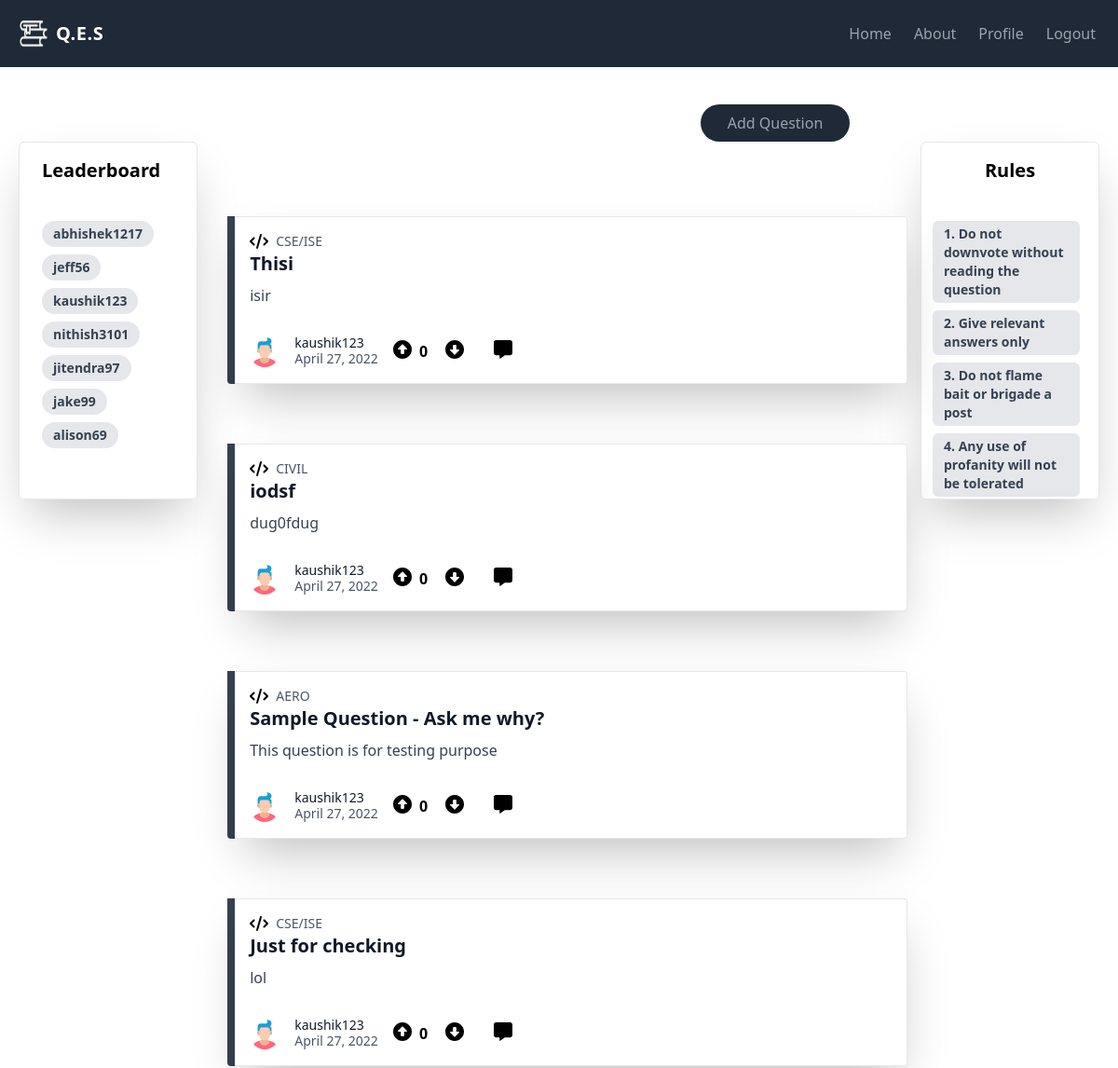
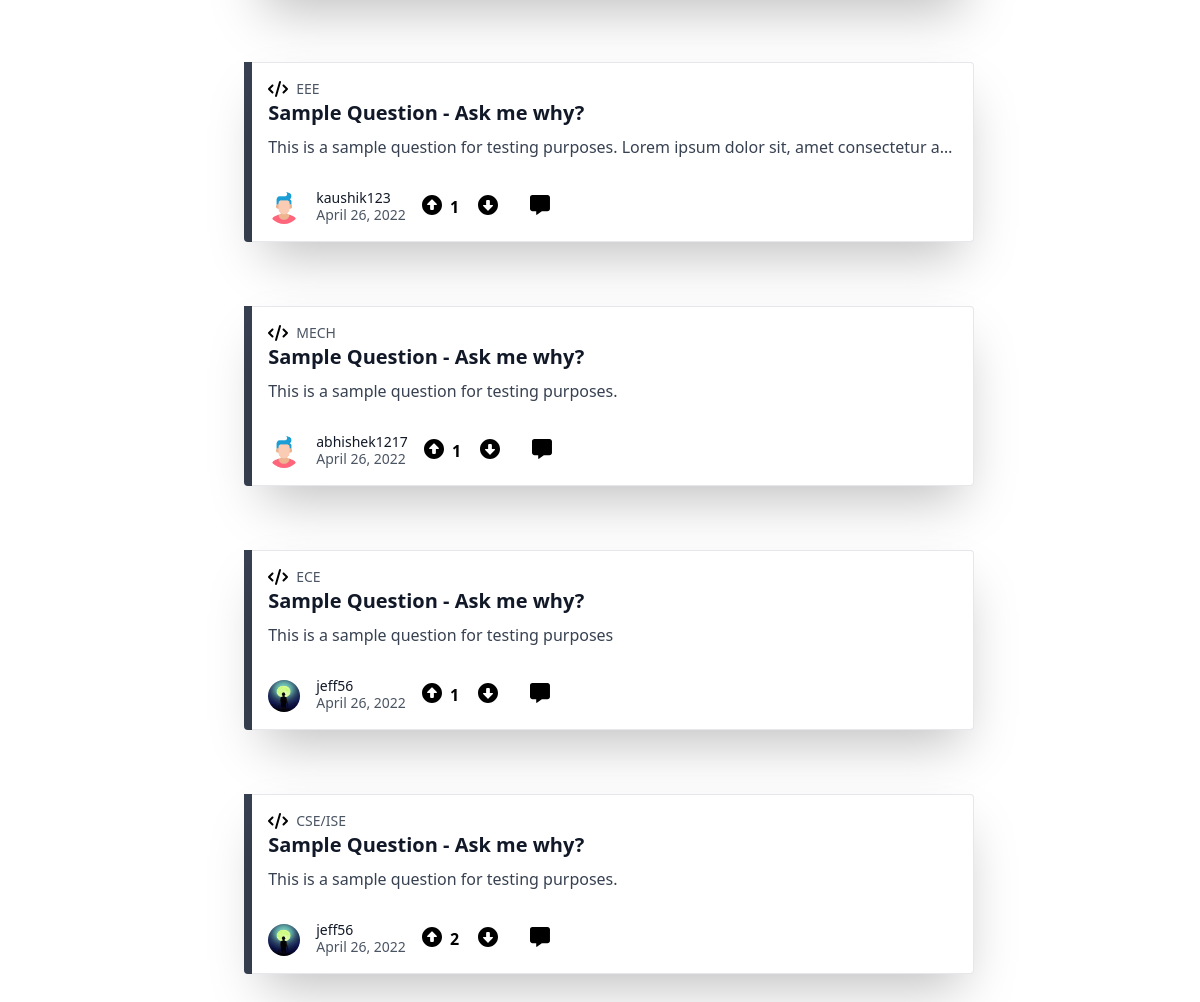
Screenshot of / (signed in) with the database file from the repository (2 pictures, top to bottom).
### users/models.py (models this page shows, shortened)
class Profile(models.Model):
    user = models.OneToOneField(User, on_delete=models.CASCADE)
    gender = models.CharField(max_length=20)
    age = models.IntegerField(null=True)
    reputation = models.IntegerField(blank=True,null=True)
    phone = models.CharField(max_length=10)
    profile_pic = models.ImageField(default='default.png',upload_to='profile_pics')

### QES/models.py (models this page shows, shortened)
class Questions(models.Model):
    title = models.TextField()
    content = models.TextField()
    category = models.CharField(max_length=255,choices=categories,default='CSE/ISE')
    upvotes = models.ManyToManyField(User,related_name="upvotes")
    downvoted = models.CharField(max_length=6,default='False')
    totalvotes = models.SmallIntegerField(default=0)
    date_posted = models.DateTimeField(auto_now_add=True)
    author = models.ForeignKey(User, on_delete=models.CASCADE)

### QES/views.py (the view)
# urls.py: path('',QuestionsListView.as_view(),name="home"),
class QuestionsListView(ListView):
    model = Questions
    template_name = 'home.html' # <app>/<model>_<viewtype>.html
    context_object_name = "questions"
    ordering = ['-date_posted']
    def get_context_data(self, **kwargs):
        context = super(QuestionsListView, self).get_context_data()
        context['profiles'] = Profile.objects.all().order_by('-reputation')[:7]
        return context

### templates/home.html (shortened to what this page needs)
{% extends 'base.html' %}
{% block content %}
<main>
    <button type="button"  onclick="location.href='{% url 'add-question' %}'" class="transition ease-in-out delay-150 bg-gray-800 hover:-translate-y-1 hover:scale-110 hover:bg-gray-700 text-gray-400 duration-300 w-40 h-10 float-right rounded-full text-center mr-72 mb-2 -mt-10">Add Question</button>
    <div
        class="max-w-sm rounded-md overflow-hidden h-96 w-48 mt-20 mx-5 border-r border-b border-l border-t border-gray-200 shadow-2xl">
        <div class="px-6 py-4">
            <div class="font-bold text-xl mb-2">Leaderboard</div>
        </div>
        <div class="px-6 pt-4 pb-2">
            {% for profile in profiles%}
            <span
                class="inline-block bg-gray-200 rounded-full px-3 py-1 text-sm font-semibold text-gray-700 mr-2 mb-2">{{ profile.user.username}}</span>
            {% endfor %}
        </div>
    </div>
    <div class="max-w-sm rounded-md h-96 w-48 mx-5 -mt-96 float-right border-r border-b border-l border-t border-gray-200 shadow-2xl ">
        <div class="px-6 py-4">
          <div class="font-bold text-xl mb-2 flex items-center justify-center">Rules</div>
        </div>
        <div class="px-3 pt-4 pb-2">
            <span
            class="inline-block bg-gray-200 rounded-md px-3 py-1 text-sm font-semibold text-gray-700 mr-2 mb-2">1. Do not downvote without reading the question</span>
        <span
            class="inline-block bg-gray-200 rounded-md px-3 py-1 text-sm font-semibold text-gray-700 mr-2 mb-2">2. Give relevant answers only</span>
        <span
            class="inline-block bg-gray-200 rounded-md px-3 py-1 text-sm font-semibold text-gray-700 mr-2 mb-2">3. Do not flame bait or brigade a post</span>
        <span
            class="inline-block bg-gray-200 rounded-md px-3 py-1 text-sm font-semibold text-gray-700 mr-2 mb-2">4. Any use of profanity will not be tolerated</span>
        </div>
      </div>
    {% for question in questions%}
    <div class="p-20 content-center justify-center">
        <div class="w-5/6 pb-72 lg:max-w-full lg:flex justify-center mx-24 -mt-96">
            <div class="lg:w-2 flex-none bg-cover rounded-t lg:rounded-t-none lg:rounded-l text-center overflow-hidden bg-gray-700">
            </div>
            <div
                class="border-r border-b border-l border-gray-100 lg:border-l-0 lg:border-t lg:border-gray-200 bg-white rounded-b lg:rounded-b-none lg:rounded-r p-4 w-5/6 shadow-2xl">
                <a href="{% url 'qna' question.id %}">
                    <div class="mb-8">
                        <p class="text-sm text-gray-600 flex items-center">
                            {{ question.category }}
                        </p>
                        <div class="text-gray-900 font-bold text-xl mb-2">{{ question.title }}</div>
                        <p class="w-full text-gray-700  text-base overflow-hidden whitespace-nowrap text-ellipsis">{{ question.content }}</p>
                    </div>
                </a>
                <div class="flex items-center">
                    <img class="w-8 h-8 rounded-full mr-4" src="{{ question.author.profile.profile_pic.url }}" alt="pic">
                    <div class="text-sm">
                        <p class="text-gray-900 leading-none">{{ question.author.username }}</p>
                        <p class="text-gray-600">{{ question.date_posted|date:"F d, Y" }}</p>
                    </div>
                    <div class="inline-block">
                    {% if request.user.is_authenticated %}
                    <form action="{% url 'upvoted-question' %}" method="post" class="upvote-form inline-block pl-4" id="{{ question.id }}">
                        <button type = "submit" mx-10" id="upvote-button" value="{{ question.id }}">
                        </button>
                    </form>
                        <span class="absolute inline-block font-bold pl-1 upvote-count{{ question.id }}">{{ question.totalvotes }}</span>
                    <form action="{% url 'downvoted-question' %}" method="post" class="downvote-form inline-block pl-8" id = "{{ question.id }}">
                        <button class="mx-15" id="downvote-button" value={{ question.id }}>
                        </button>
                    </form>
                        {% endif %}
                        <button class="mx-7 inline-block" onclick="location.href='{% url 'qna' question.id %}'">
                        </button>
                    </div>
                </div>
            </div>
        </div>
    </div>
    {% endfor %}
</main>
{% endblock content %}

### rows the page displays
Profile: user.username "abhishek1217"
Profile: user.username "jeff56"
Profile: user.username "kaushik123"
Profile: user.username "nithish3101"
Profile: user.username "jitendra97"
Profile: user.username "jake99"
Profile: user.username "alison69"
Questions: category "CSE/ISE", title "Thisi", content "isir", author.profile.profile_pic (placeholder picture), author.username "kaushik123", date_posted "April 27, 2022", {{ question.id }} 8 (drawn), totalvotes "0"
Questions: category "CIVIL", title "iodsf", content "dug0fdug", author.profile.profile_pic (placeholder picture), author.username "kaushik123", date_posted "April 27, 2022", {{ question.id }} 7 (drawn), totalvotes "0"
Questions: category "AERO", title "Sample Question - Ask me why?", content "This question is for testing purpose", author.profile.profile_pic (placeholder picture), author.username "kaushik123", date_posted "April 27, 2022", {{ question.id }} 6 (drawn), totalvotes "0"
Questions: category "CSE/ISE", title "Just for checking", content "lol", author.profile.profile_pic (placeholder picture), author.username "kaushik123", date_posted "April 27, 2022", {{ question.id }} 5 (drawn), totalvotes "0"
Questions: category "EEE", title "Sample Question - Ask me why?", content "This is a sample question for testing purposes. Lorem ipsum dolor sit, amet consectetur a…", author.profile.profile_pic (placeholder picture), author.username "kaushik123", date_posted "April 26, 2022", {{ question.id }} 4 (drawn), totalvotes "1"
Questions: category "MECH", title "Sample Question - Ask me why?", content "This is a sample question for testing purposes.", author.profile.profile_pic (placeholder picture), author.username "abhishek1217", date_posted "April 26, 2022", {{ question.id }} 3 (drawn), totalvotes "1"
Questions: category "ECE", title "Sample Question - Ask me why?", content "This is a sample question for testing purposes", author.profile.profile_pic (picture), author.username "jeff56", date_posted "April 26, 2022", {{ question.id }} 2 (drawn), totalvotes "1"
Questions: category "CSE/ISE", title "Sample Question - Ask me why?", content "This is a sample question for testing purposes.", author.profile.profile_pic (picture), author.username "jeff56", date_posted "April 26, 2022", {{ question.id }} 1 (drawn), totalvotes "2"
